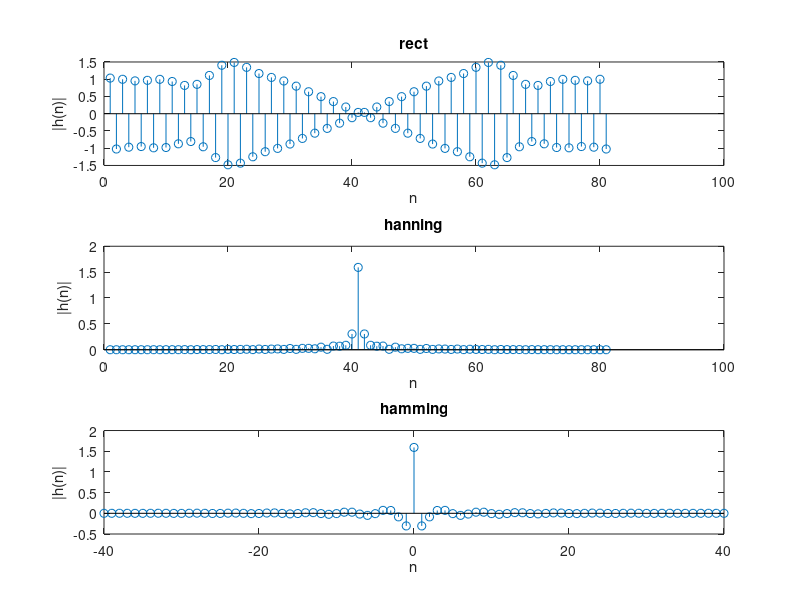
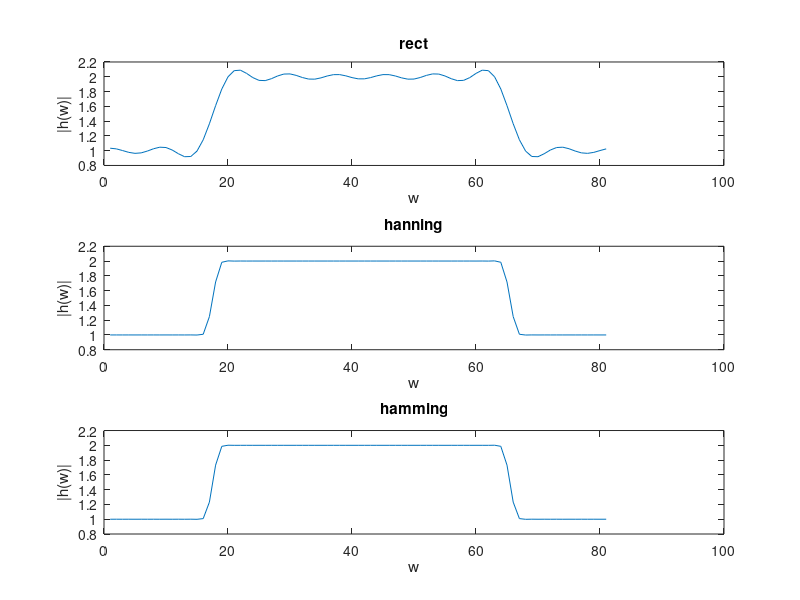

The MATLAB source for these figures, in order:
clc;clear;close all;
M=80;
n=-(M/2):1:(M/2);
w=5;
h=sin(w.*n)./(pi.*n);#sinc function 
h(41)=w/pi;
re=[zeros(1,30),ones(1,21),zeros(1,30)];#rectangular window
rect=h.*re;#h_ideal*window
H=fft(rect);
w_han=0.5*(1+cos((2*pi.*n)/M));
w_ham=0.54+0.46*cos((2*pi.*n)/M);

h_han=h.*w_han;#h_ideal*window
h_ham=h.*w_ham;#h_ideal*window

figure(1)
subplot(3,1,1)
stem(H)
xlabel('n')
ylabel('|h(n)|')
title('rect')
subplot(3,1,2);
stem(abs(h_han))
xlabel('n')
ylabel('|h(n)|')
title('hanning')
subplot(3,1,3);
stem(n,h_ham)
xlabel('n')
ylabel('|h(n)|')
title('hamming')
figure(2)
subplot(3,1,1)
plot(abs(H))
xlabel('w')
ylabel('|h(w)|')
title('rect')
subplot(3,1,2)
plot(abs(fft(h_han)))
xlabel('w')
ylabel('|h(w)|')
title('hanning')
subplot(3,1,3)
plot(abs(fft(h_ham)))
xlabel('w')
ylabel('|h(w)|')
title('hamming')